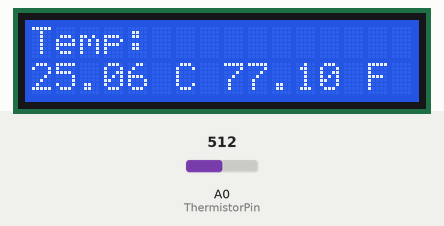
A sketch run on a simulated Arduino Uno, built with avr-gcc and run on an emulated ATmega328P. Parts: 16×2 character LCD. The inputs (shaded band) are chosen by the test bench; at power-on: A0 (ThermistorPin) = 512. What the sketch prints to the serial monitor is not drawn.

Above: at 1.2 s.
1.3 s: A0 (ThermistorPin) set to 0
At 2.7 s:
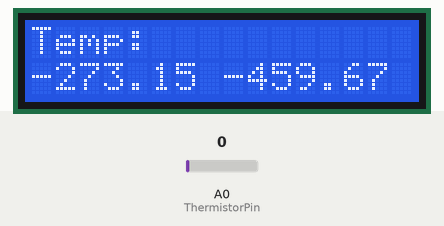
3.0 s: A0 (ThermistorPin) set to 122
At 3.7 s:
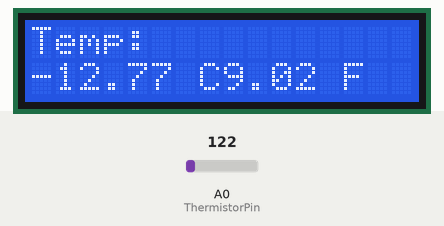
4.6 s: A0 (ThermistorPin) set to 210
At 5.6 s:
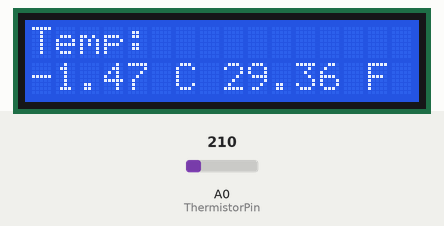
6.1 s: A0 (ThermistorPin) set to 231
At 7.3 s:
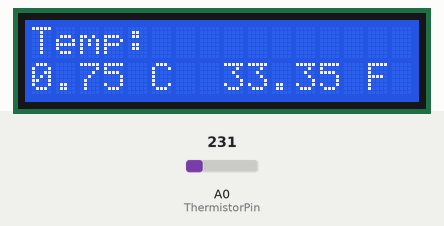
7.6 s: A0 (ThermistorPin) set to 1004
At 8.3 s:
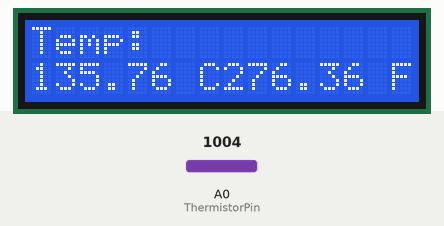
9.1 s: A0 (ThermistorPin) set to 1023
At 10.3 s:
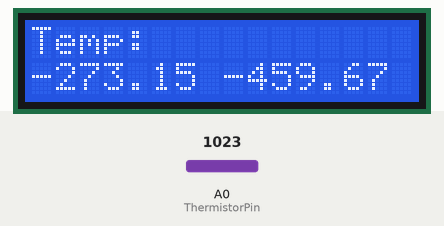
Timing chart, 0 to 11.7 s (numbered marks = the images above; inputs shaded):
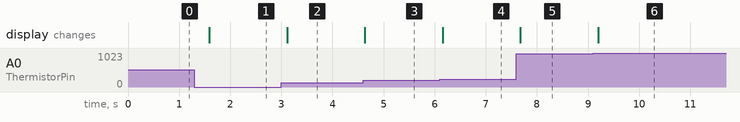

The sketch:

temp_measure_ntc.ino
```cpp
#include <LiquidCrystal.h>

// Initialize the library with the numbers of the interface pins
LiquidCrystal lcd(12, 11, 5, 4, 3, 2);

const int ThermistorPin = A0; // Thermistor is connected to analog pin A0
const float R1 = 10000;       // Resistor value (10 KΩ resistor)

/*
Constants for Steinhart-Hart Equation	Coefficients this value will differ
based on the thermistor we use, I use (TC04-103) 10k Thermistor you will find the
value on the manufacturer datasheet
Mine: https://www.tec-microsystems.com/Download/Docs/Thermistors/TC04-103%203%25%20Thermistor_Specification_upd2018.pdf
*/
const float A = 1.311E-03;
const float B = 2.138E-04;
const float C = 9.430E-08;

void setup() {
  // Set up the LCD's number of columns and rows:
  lcd.begin(16, 2);
  // Initialize serial communication at 9600 baud rate:
  Serial.begin(9600);
}

void loop() {
  // Read the analog input from the thermistor
  int Vo = analogRead(ThermistorPin);

  // Calculate the resistance of the thermistor based on the analog-value
  float R2 = R1 * (1023.0 / (float)Vo - 1.0);

  // Calculate the temperature using the Steinhart-Hart equation
  float logR2 = log(R2);
  float T = 1.0 / (A + B * logR2 + C * logR2 * logR2 * logR2);
  float Tc = T - 273.15; // Convert temperature from Kelvin to Celsius
  float Tf = (Tc * 9.0) / 5.0 + 32.0; // Convert temperature from Celsius to Fahrenheit

  // Clear the previous values on the LCD
  lcd.clear();

  // Print temperature to LCD
  lcd.setCursor(0, 0);
  lcd.print("Temp:");
  lcd.setCursor(0, 1);
  lcd.print(Tc);
  lcd.print(" C");
  lcd.setCursor(8, 1);
  lcd.print(Tf);
  lcd.print(" F");

  // Print temperature to Serial Monitor
  Serial.print("Temperature: ");
  Serial.print(Tc);
  Serial.print(" C; ");
  Serial.print(Tf);
  Serial.println(" F");

  // Delay before next reading
  delay(500);
}
```

Measured:
- the behaviour switches between 1022 and 1023 on A0 (ThermistorPin) (found by bisection; images 5 and 6)
- after the input at 1.3 s, the display: changes after 0.29 s (image 1)
- after the input at 3.0 s, the display: changes after 0.12 s (image 2)
- after the input at 4.6 s, the display: changes at once (image 3)
- after the input at 6.1 s, the display: changes after 0.06 s (image 4)
- after the input at 7.6 s, the display: changes after 0.08 s (image 5)
- after the input at 9.1 s, the display: changes after 0.10 s (image 6)
